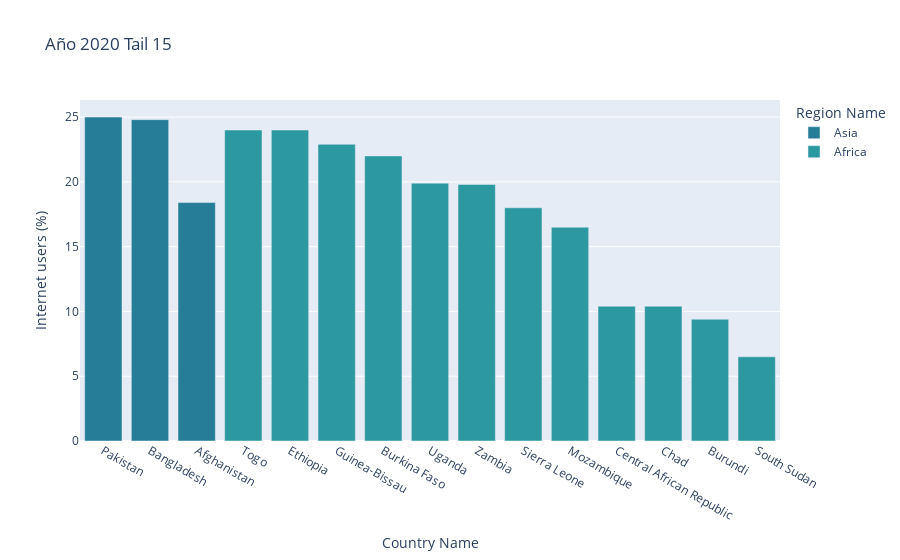

Source (notebook cell):
### Markdown cell above
Ranking Tail Countries

### Code cell
yr=2020
year_dat=df_countries[df_countries['Year']==yr]
tail_yr=year_dat.sort_values(by='Internet users (%)',ascending=False).tail(15)
px.bar(tail_yr,x='Country Name', y='Internet users (%)',title=f'Año {yr} Tail 15',color='Region Name',color_discrete_sequence=px.colors.sequential.Tealgrn_r)

### Figure 1 — Plotly figure (JSON) as saved in the notebook; plotly's stock layout.template omitted (floating-point values rounded to 4 significant figures)
{"data": [{"alignmentgroup": "True", "hovertemplate": "Region Name=Asia<br>Country Name=%{x}<br>Internet users (%)=%{y}<extra></extra>", "legendgroup": "Asia", "marker": {"color": "rgb(37, 125, 152)", "pattern": {"shape": ""}}, "name": "Asia", "offsetgroup": "Asia", "orientation": "v", "showlegend": true, "textposition": "auto", "type": "bar", "x": ["Pakistan", "Bangladesh", "Afghanistan"], "xaxis": "x", "y": [25, 24.8, 18.4], "yaxis": "y"}, {"alignmentgroup": "True", "hovertemplate": "Region Name=Africa<br>Country Name=%{x}<br>Internet users (%)=%{y}<extra></extra>", "legendgroup": "Africa", "marker": {"color": "rgb(44, 152, 160)", "pattern": {"shape": ""}}, "name": "Africa", "offsetgroup": "Africa", "orientation": "v", "showlegend": true, "textposition": "auto", "type": "bar", "x": ["Togo", "Ethiopia", "Guinea-Bissau", "Burkina Faso", "Uganda", "Zambia", "Sierra Leone", "Mozambique", "Central African Republic", "Chad", "Burundi", "South Sudan"], "xaxis": "x", "y": [24, 24, 22.9, 22, 19.9, 19.8, 18, 16.5, 10.4, 10.4, 9.4, 6.5], "yaxis": "y"}], "layout": {"barmode": "relative", "legend": {"title": {"text": "Region Name"}, "tracegroupgap": 0}, "title": {"text": "Año 2020 Tail 15"}, "xaxis": {"anchor": "y", "domain": [0, 1], "title": {"text": "Country Name"}}, "yaxis": {"anchor": "x", "domain": [0, 1], "title": {"text": "Internet users (%)"}}}}
